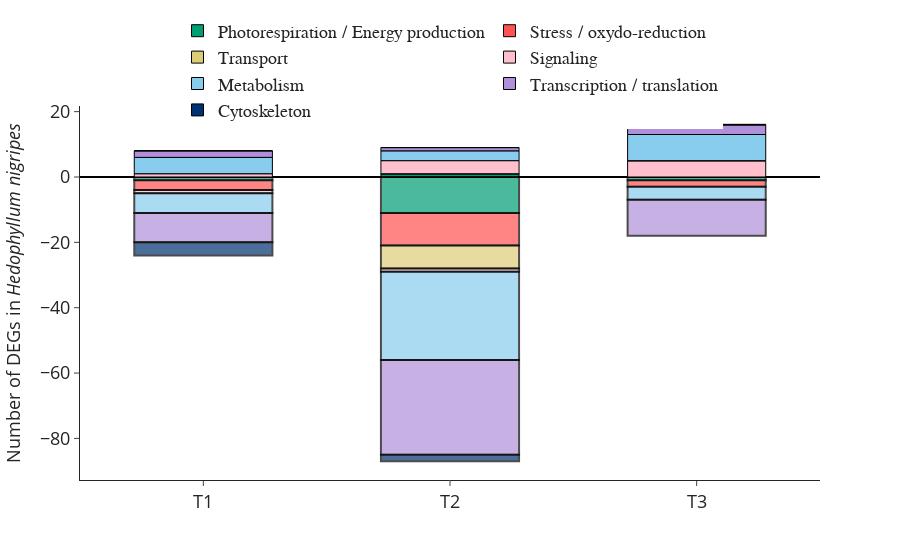

The cell this chart's notebook holds for it:
### Code cell
data = {
    'comparison': ['T1', 'T2', 'T3'],
    'photo_pos': countExpr("H", "positive", photoHedophylum),   # Valeurs positives pour Photorespiration S
    'photo_neg': countExpr("H", "negative", photoHedophylum),   # Valeurs négatives pour Photorespiration S
    'stress_pos': countExpr("H", "positive", stressHedophylum),   # Valeurs positives pour Stress S
    'stress_neg': countExpr("H", "negative", stressHedophylum),   # Valeurs positives pour Signaling S
    'transport_pos': countExpr("H", "positive", transportHedophylum),   # Valeurs positives pour Metabo S
    'transport_neg': countExpr("H", "negative", transportHedophylum),   # Valeurs positives pour Traduction/translation S
    'signaling_pos': countExpr("H", "positive", signalingHedophylum),   # Valeurs positives pour Cytoskeleton S
    'signaling_neg': countExpr("H", "negative", signalingHedophylum),   # Valeurs négatives pour Photorespiration S
    'metabo_pos': countExpr("H", "positive", metaboHedophylum),   # Valeurs négatives pour Stress S
    'metabo_neg': countExpr("H", "negative", metaboHedophylum),   # Valeurs négatives pour Transport S
    'genetic_pos': countExpr("H", "positive", geneticHedophylum),   # Valeurs négatives pour Signaling S
    'genetic_neg': countExpr("H", "negative", geneticHedophylum),   # Valeurs négatives pour Metabo S
    'cyto_pos': countExpr("H", "positive", cytoskeletonHedophylum),   # Valeurs positives pour Cytoskeleton S
    'cyto_neg': countExpr("H", "negative", cytoskeletonHedophylum)   # Valeurs négatives pour Cytoskeleton S
}

df = pd.DataFrame(data)

fig = go.Figure()

categories = ['photo', 'stress', 'transport', 'signaling', 'metabo', 'genetic', 'cyto']
colors = ["#009E73", "#ff5252", "#DDCC77", "#ffbfcc", "#88CCEE", "#B090DA", "#003272"]
names = ['Photorespiration / Energy production', 'Stress / oxydo-reduction', 'Transport', 'Signaling', 'Metabolism', 'Transcription / translation', 'Cytoskeleton']

bar_width = 0.2  

for cat, color, name in zip(categories, colors, names):
    fig.add_trace(go.Bar(
        x=df['comparison'],
        y=df[f'{cat}_pos'],
        name=name,
        marker_color=color,
        #width=bar_width,
        marker_line_color="black",
        marker_line_width=1
    ))
    fig.add_trace(go.Bar(
        x=df['comparison'],
        y=df[f'{cat}_neg'],
        showlegend=False,
        marker_color=color,
        #width=bar_width,
        marker_line_color="black",
        marker_line_width=2,
        opacity=0.7 
    ))

fig.update_layout(
    barmode='relative',
    template='simple_white',
    xaxis=dict(
        title_text="",
        showticklabels=True,
        tickvals=[0, 1, 2],  
        ticktext=['T1', 'T2', 'T3'],
        tickfont=dict(size=18)
    ),
    yaxis=dict(
        title_text="Number of DEGs in <i>Hedophyllum nigripes<i>",
        zeroline=True,
        zerolinewidth=2,
        zerolinecolor='black',
        title_font=dict(size=18),
        tickfont=dict(size=18)
    ),
    legend=dict(
        orientation="h",  
        yanchor="top",    
        y=1.25,          
        xanchor="center", 
        x=0.5,
        font=dict(         
            family="Arial",
            size=18
        )
    ),
    bargroupgap=0.3
)

fig.show()

### Figure 1 — Plotly figure (JSON) as saved in the notebook; plotly's stock layout.template omitted (floating-point values rounded to 4 significant figures)
{"data": [{"marker": {"color": "#009E73", "line": {"color": "black", "width": 1}}, "name": "Photorespiration / Energy production", "type": "bar", "x": ["T1", "T2", "T3"], "y": [0, 1, 0]}, {"marker": {"color": "#009E73", "line": {"color": "black", "width": 2}}, "opacity": 0.7, "showlegend": false, "type": "bar", "x": ["T1", "T2", "T3"], "y": [-1, -11, -1]}, {"marker": {"color": "#ff5252", "line": {"color": "black", "width": 1}}, "name": "Stress / oxydo-reduction", "type": "bar", "x": ["T1", "T2", "T3"], "y": [0, 0, 0]}, {"marker": {"color": "#ff5252", "line": {"color": "black", "width": 2}}, "opacity": 0.7, "showlegend": false, "type": "bar", "x": ["T1", "T2", "T3"], "y": [-3, -10, -2]}, {"marker": {"color": "#DDCC77", "line": {"color": "black", "width": 1}}, "name": "Transport", "type": "bar", "x": ["T1", "T2", "T3"], "y": [0, 0, 0]}, {"marker": {"color": "#DDCC77", "line": {"color": "black", "width": 2}}, "opacity": 0.7, "showlegend": false, "type": "bar", "x": ["T1", "T2", "T3"], "y": [0, -7, 0]}, {"marker": {"color": "#ffbfcc", "line": {"color": "black", "width": 1}}, "name": "Signaling", "type": "bar", "x": ["T1", "T2", "T3"], "y": [1, 4, 5]}, {"marker": {"color": "#ffbfcc", "line": {"color": "black", "width": 2}}, "opacity": 0.7, "showlegend": false, "type": "bar", "x": ["T1", "T2", "T3"], "y": [-1, -1, 0]}, {"marker": {"color": "#88CCEE", "line": {"color": "black", "width": 1}}, "name": "Metabolism", "type": "bar", "x": ["T1", "T2", "T3"], "y": [5, 3, 8]}, {"marker": {"color": "#88CCEE", "line": {"color": "black", "width": 2}}, "opacity": 0.7, "showlegend": false, "type": "bar", "x": ["T1", "T2", "T3"], "y": [-6, -27, -4]}, {"marker": {"color": "#B090DA", "line": {"color": "black", "width": 1}}, "name": "Transcription / translation", "type": "bar", "x": ["T1", "T2", "T3"], "y": [2, 1, 3]}, {"marker": {"color": "#B090DA", "line": {"color": "black", "width": 2}}, "opacity": 0.7, "showlegend": false, "type": "bar", "x": ["T1", "T2", "T3"], "y": [-9, -29, -11]}, {"marker": {"color": "#003272", "line": {"color": "black", "width": 1}}, "name": "Cytoskeleton", "type": "bar", "x": ["T1", "T2", "T3"], "y": [0, 0, 0]}, {"marker": {"color": "#003272", "line": {"color": "black", "width": 2}}, "opacity": 0.7, "showlegend": false, "type": "bar", "x": ["T1", "T2", "T3"], "y": [-4, -2, 0]}], "layout": {"bargroupgap": 0.3, "barmode": "relative", "legend": {"font": {"family": "Arial", "size": 18}, "orientation": "h", "x": 0.5, "xanchor": "center", "y": 1.25, "yanchor": "top"}, "xaxis": {"showticklabels": true, "tickfont": {"size": 18}, "ticktext": ["T1", "T2", "T3"], "tickvals": [0, 1, 2], "title": {"text": ""}}, "yaxis": {"tickfont": {"size": 18}, "title": {"font": {"size": 18}, "text": "Number of DEGs in <i>Hedophyllum nigripes<i>"}, "zeroline": true, "zerolinecolor": "black", "zerolinewidth": 2}}}
